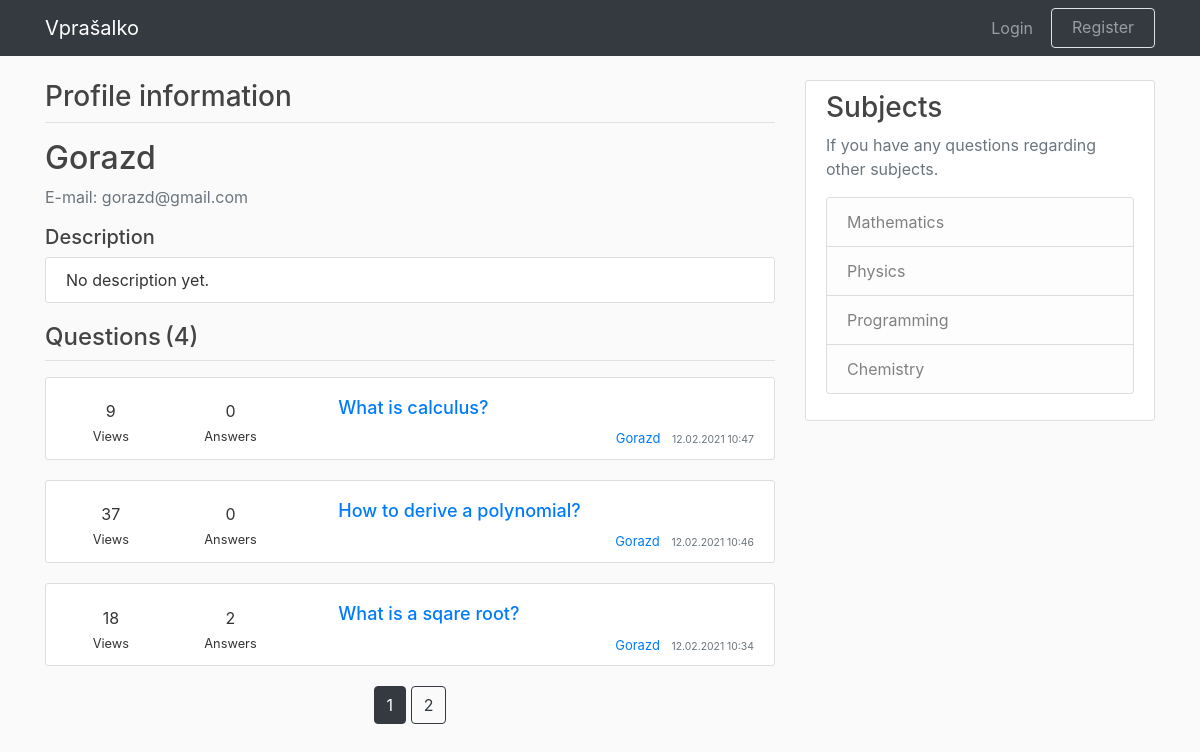
The app's page /user/Gorazd, older data.
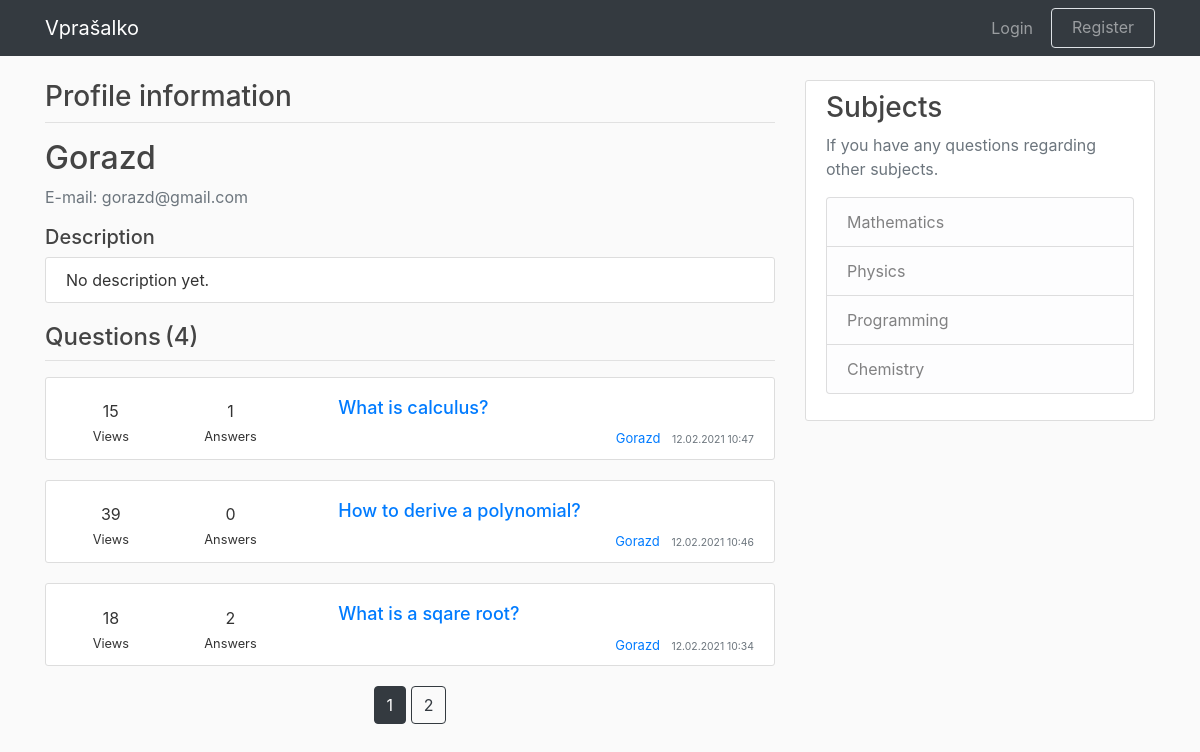
The same page, newer data.
### application/models.py (models this page shows, shortened)
class Question(db.Model, UserMixin):
    id = db.Column(db.Integer, primary_key=True)
    title = db.Column(db.String(100), nullable=False)
    date_posted = db.Column(
        db.DateTime, nullable=False, default=datetime.utcnow
    )
    content = db.Column(db.Text, nullable=False)
    views = db.Column(db.Integer, default=0)
    num_answers = db.Column(db.Integer, default=0)
    user_id = db.Column(db.Integer, db.ForeignKey('user.id'), nullable=False)
    answers = db.relationship(
        "Answer", backref="title", lazy=True, cascade="all, delete-orphan"
    )

class User(db.Model, UserMixin):
    id = db.Column(db.Integer, primary_key=True)
    username = db.Column(db.String(15), unique=True, nullable=False)
    email = db.Column(db.String(120), unique=True, nullable=False)
    password = db.Column(db.String(20), nullable=False)
    description = db.Column(
        db.String(300), nullable=False, default="No description yet."
    )
    questions = db.relationship('Question', backref='author', lazy=True)
    answers = db.relationship('Answer', backref='author', lazy=True)

### application/routes.py (the view)
@app.route("/user/<string:username>")
def user_profile(username):
    page = request.args.get('page', 1, type=int)
    user = User.query.filter_by(username=username).first_or_404()
    questions = (
        Question.query
        .filter_by(author=user)
        .order_by(Question.date_posted.desc())
        .paginate(page=page, per_page=3))
    return render_template('profile.html', questions=questions, user=user)

### application/templates/profile.html
{% extends "layout.html" %}
{% block content %}
    <div class="col-md-8 pd-0 mg-0">
        <div class="forum-title">
            <h3>Profile information</h3>
        </div>
        <hr class="title-line">
        <div class="media">
            <div class="media-body">
                <h2 class="account-heading">{{ user.username }}</h2>
                <p class="text-secondary">E-mail: {{ user.email }}</p>
                <h5>Description</h5>
                <article class="media content-section">
                    <div class="media-body">
                        {{ user.description }}
                    </div>
                </article>
                <span class="row ml-auto">
                    <h4>Questions</h4>
                    <h4 class="ml-1">({{ questions.total }})</h4>
                </span>
                <hr class="title-line">
                {% for question in questions.items %}
                    <article class="media content-section">
                        <div class="media-body">
                            <div class="row">
                                <div class="col-md-2 question-info mt-auto mb-auto">
                                    <span class="likes-number">{{ question.views }}</span>
                                    <div>
                                        <small>Views</small>
                                    </div>
                                </div>
                                <div class="col-md-2 question-info mt-auto mb-auto">
                                    <span class="answers-number">{{ question.num_answers }}</span>
                                    <div>
                                        <small>Answers</small>
                                    </div>
                                </div>
                                <div class="col-md-8 pl-5">
                                    <h3>
                                        <a class="article-title"
                                        href="{{ url_for('question_post', question_id=question.id) }}">
                                            {{ question.title }}
                                        </a>
                                    </h3>
                                    <div class="article-metadata article-info">
                                        <a class="mr-2" href="#top">{{ question.author.username }}</a>
                                        <small class="text-muted">
                                            {{ question.date_posted.strftime('%d.%m.%Y %H:%M') }}
                                        </small>
                                    </div>
                                </div>
                            </div>
                        </div>
                    </article>
                {% endfor %}
                <div class="page-align">
                    {% for page_num in questions.iter_pages(
                        left_edge=1, right_edge=1, left_current=1, right_current=2
                    ) %}
                        {% if page_num %}
                            {% if questions.page == page_num %}
                                <a class="btn btn-dark mb-4"
                                href="{{ url_for('user_profile', username=user.username, page=page_num) }}">
                                    {{ page_num }}
                                </a>
                            {% else %}
                                <a class="btn btn-outline-dark mb-4"
                                href="{{ url_for('user_profile', username=user.username, page=page_num) }}">
                                    {{ page_num }}
                                </a>
                            {% endif %}
                        {% else %}
                            ...
                        {% endif %}
                    {% endfor %}
                </div>
           </div>
        </div>
    </div>
    {% include "sidebar.html" %}
{% endblock content %}

Row changes from the older to the newer data that the page shows:
changed Question "What is calculus?": views "9" → "15"; num_answers "0" → "1"
changed Question "How to derive a polynomial?": views "37" → "39"
